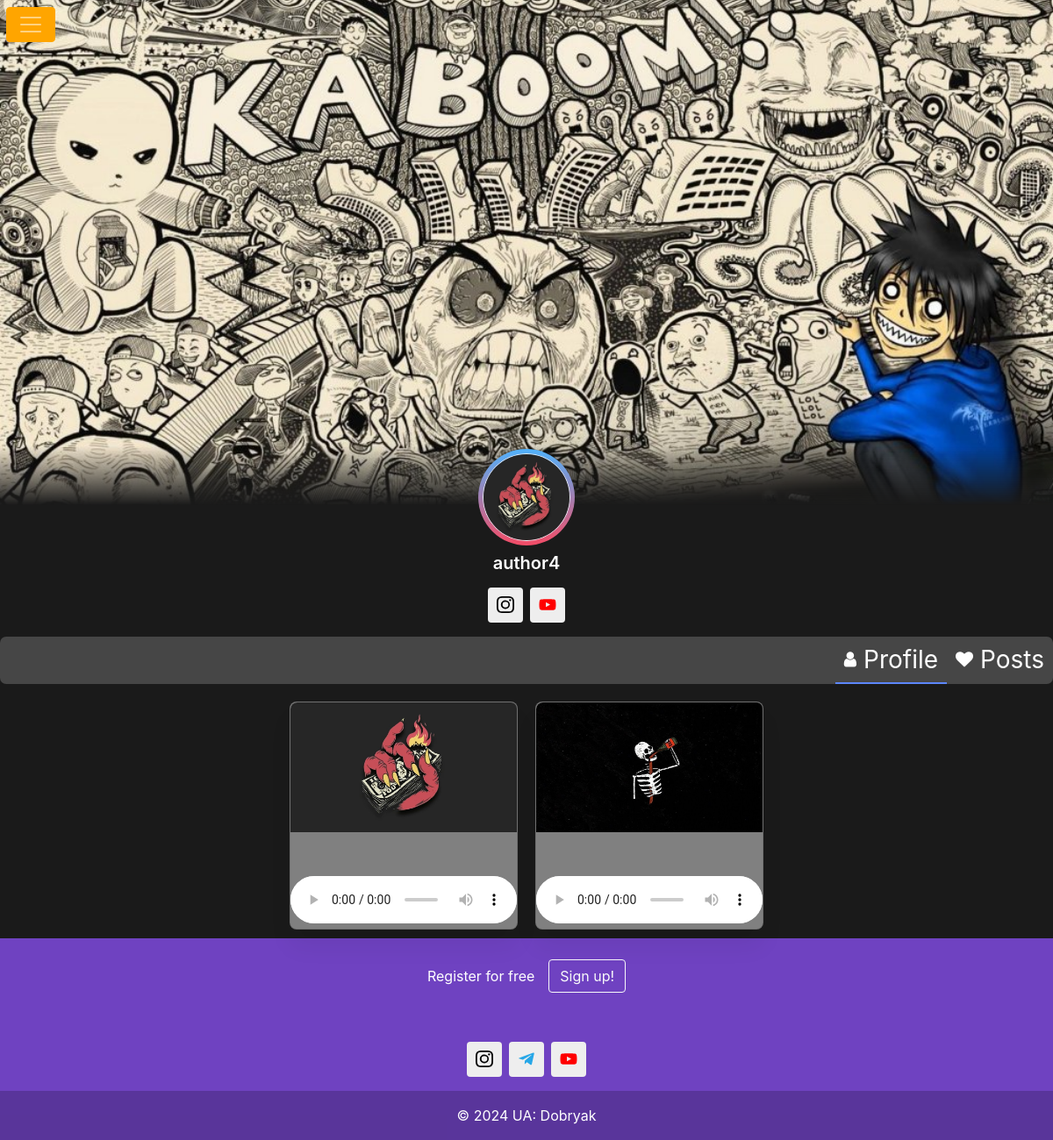
/profile/author4 (signed in), run on the app's committed database.
### tables this page shows
CREATE TABLE user (
        id INTEGER PRIMARY KEY AUTOINCREMENT,
        name text NOT NULL,
        email text NOT NULL,
        login text NOT NULL,
        password text NOT NULL,
        avatar text DEFAULT NULL,
        header text DEFAULT NULL,
        instagram text DEFAULT NULL,
        telegram text DEFAULT NULL,
        facebook text DEFAULT NULL,
        tik_tok text DEFAULT NULL,
        vk DEFAULT NULL,
        youtube DEFAULT NULL
        );

CREATE TABLE users_card (
        login text NOT NULL,
        photo_path TEXT NOT NULL, 
        music_path TEXT NOT NULL, 
        text_beat TEXT NOT NULL,
        genre TEXT NOT NULL,
        bpm INTEGER NOT NULL,
        energy INTEGER NOT NULL,
        joy INTEGER NOT NULL,
        mood INTEGER NOT NULL,
        tags TEXT NOT NULL
    );

### main.py (the view)
@app.route("/profile/<username>")
@login_required
def profile(username):
    posts = dbase.getCardBeat(data=username, colum='login')
    user_data = dbase.getUserByLogin(username)
    print(user_data['login'])
    print(user_data['name'])
    print(user_data['id'])
    post_len = len(posts)
    instagram = user_data['instagram']
    telegram = user_data['telegram']
    facebook = user_data['facebook']
    tik_tok = user_data['tik_tok']
    vk = user_data['vk']
    youtube = user_data['youtube']
    print((instagram, telegram, facebook, tik_tok, vk, youtube))
    profile_url = url_for('profile', username=username)
    print(profile_url)
    return render_template(['profile.html','base.html'],
                           is_admin=current_user.is_admin(),
                           posts=posts,
                           post_len=post_len,
                           name=user_data['name'],
                           avatar=user_data['avatar'],
                           header=user_data['header'],
                           username=username,
                           current_user=current_user,
                           instagram=instagram, telegram=telegram,
                           facebook=facebook, tik_tok=tik_tok,
                           vk=vk, youtube=youtube)

### fdb.py (called while the page is built)
    def getUser(self, user_id):
        try:
            self.__cur.execute(f"""
            SELECT * FROM user WHERE id = {user_id} LIMIT 1""")
            res = self.__cur.fetchone()
            if not res:
                print("Пользователь не найден")
                return False
            return res
        except Exception as ex:
            print(ex)
        return False

    def getUserByLogin(self, login):
        self.__cur.execute(f"SELECT * FROM user WHERE login = '{login}' LIMIT 1")
        res = self.__cur.fetchone()
        if not res:
            print("Пользователь не найден")
            return False
        return res

### main.py (called while the page is built)
@login_manager.user_loader
def load_user(user_id):
    print("load_user")
    return UserLogin().fromDB(user_id, dbase)

def connect():
    conn = sqlite3.connect(app.config['DATAB'])
    conn.row_factory = sqlite3.Row
    return conn

def get_db():
    if not hasattr(g, 'link_db'):
        g.link_db = connect()
    return g.link_db

@app.before_request
def before_request():
    global dbase
    db = get_db()
    dbase = FDatabase(db)

### userlogin.py (called while the page is built)
    def fromDB(self, user_id, db):
        self.__user = db.getUser(user_id)
        return self

    def is_admin(self):
        return True if session.get('admin_logged') else False

    def getLogin(self):
        return self.__user['login'] if self.__user else "Без login"

### templates/profile.html (shortened to what this page needs)
{% extends 'base.html' %}
{% block profile%}
<link href="https://maxcdn.bootstrapcdn.com/font-awesome/4.3.0/css/font-awesome.min.css" rel="stylesheet">
<div class="content-container container">
  <div class="card-main overflow-hidden">
    <div class="card-body p-0">
{% if header %}
    <img src="{{ url_for('header', username=username, filename=header) }}" alt="" class="img-fluid">
{% else %}
    <img src="{{ url_for('static', filename='img/default_header.jpg') }}" alt="" class="img-fluid">
{% endif %}
      <div class="row align-items-center" style="padding: 0 20px;
">
        <div class="col-lg-4 order-lg-1 order-2">
        </div>
        <div class="col-lg-4 mt-n3 order-lg-2 order-1">
          <div class="mt-n5">
           <div class="d-flex align-items-center justify-content-center mb-2">
              <div class="linear-gradient d-flex align-items-center justify-content-center rounded-circle" style="width: 110px; height: 110px;">
                  <div class="border border-4 border-white d-flex align-items-center justify-content-center rounded-circle overflow-hidden" style="width: 100px; height: 100px;">
                    {% if avatar %}
                    <img src="{{ url_for('userava', username=username, filename=avatar) }}" alt="" class="w-100 h-100" style="object-fit: cover;">
                    {% else %}
                    <img src="{{ url_for('static', filename='img/default.jpg') }}" alt="" class="w-100 h-100" style="object-fit: cover;">
                    {% endif %}
                  </div>
              </div>
          </div>
            <div class="text-center">
              <h5 class="fs-5 mb-0 fw-semibold">{{ name }}</h5>
            </div>
          </div>
        </div>
      </div>
    <ul class="social-icons">
    {% if instagram %}
        <li><a class="social-icon-instagram" href="{{ instagram }}" title="Instagram" target="_blank" rel="noopener"></a></li>
    {% endif %}
    {% if vk %}
        <li><a class="social-icon-youtube" href="{{ vk }}" title="VK" target="_blank" rel="noopener"></a></li>
    {% endif %}
</ul>
      <ul class="nav nav-pills user-profile-tab justify-content-end mt-2 bg-light-info rounded-2" id="pills-tab" role="tablist" >
    <li class="nav-item" role="presentation">
<a class="nav-link position-relative rounded-0 {% if request.path == url_for('profile', username=username) %}active{% endif %} d-flex align-items-center justify-content-center bg-transparent fs-3 py-6" id="pills-profile-tab" href="{{ url_for('profile', username=username) }}" role="tab" aria-controls="pills-profile" aria-selected="true">
        <i class="fa fa-user me-2 fs-6" style="color: white;"></i>
        <span class="d-none d-md-block" style="color: white;">Profile</span>
    </a>
</li>
<li class="nav-item" role="presentation">
<a class="nav-link position-relative rounded-0 {% if request.path == url_for('show_post', username=username) %}active{% endif %} d-flex align-items-center justify-content-center bg-transparent fs-3 py-6" id="pills-followers-tab" href="{{ url_for('show_post', username=username) }}" role="tab" aria-controls="pills-followers" aria-selected="false" tabindex="-1">
        <i class="fa fa-heart me-2 fs-6" style="color: white;"></i>
        <span class="d-none d-md-block" style="color: white;">Posts</span>
    </a>
</li>
</ul>
    </div>
  </div>
<div class="container_s container">
  {% for post in posts %}
  <div class="card">
    <img src="{{ url_for('uploaded_photo', filename=post.photo_path) }}" alt="Photo">
    <div class="audio-wrapper">
      <audio class="audio-container" controls>
        <source src="{{ url_for('uploaded_audio', filename=post.music_path) }}" type="audio/mpeg">
      </audio>
    </div>
  </div>
  {% endfor %}
</div>
  </div>
{% endblock %}

### static/css/main.css (style rules this page uses)
audio { max-width: 300px; margin-top: 50px; }
body { display: flex; flex-direction: column; min-height: 100vh; }

### templates/base.html (style rules this page uses)
.nav-link { font-size: 24px; }
.social-icons { display: flex; justify-content: center; list-style: none; margin-top: 1rem; margin-bottom: 1rem; padding-left: 0; }
.social-icons>li { margin-left: 0.25rem; margin-right: 0.25rem; }
.social-icons a { position: relative; background-color: #eee; display: block; -webkit-user-select: none; -moz-user-select: none; -ms-user-select: none; user-select: none; transition: background-color .3s ease-in-out; width: 2.5rem; height: 2.5rem; border-radius: .25rem; }
.social-icons a::before { content: ""; position: absolute; width: 1.2rem; height: 1.2rem; left: .65rem; top: .65rem; background: transparent no-repeat center center; background-size: 100% 100%; }

### templates/profile.html (style rules this page uses)
body { background-color: #1a1a1a; color: #fff; }
.content-container { margin-top: -120px !important; }
.container { max-width: 3000px; margin: 0 auto; padding: 0; justify-content: center; }
.container_s { display: flex; flex-wrap: wrap; }
body { padding-top:20px; }
.img-fluid { max-height: 700px; width: 100%; object-fit: cover; mask-image: linear-gradient(to bottom, rgba(255,255,255,1) 90%, rgba(255,255,255,0)); -webkit-mask-image: linear-gradient(to bottom, rgba(255,255,255,1) 90%, rgba(255,255,255,0)); }
.card-main { margin-bottom: 10px; }
.overflow-hidden { overflow: hidden!important; }
.p-0 { padding: 0!important; }
.mt-n5 { margin-top: -3rem!important; }
.linear-gradient { background-image: linear-gradient(#50b2fc,#f44c66); }
.rounded-circle { border-radius: 50%!important; }
.align-items-center { align-items: center!important; }
.justify-content-center { justify-content: center!important; }
.d-flex { display: flex!important; }
.rounded-2 { border-radius: 7px !important; }
.bg-light-info { --bs-bg-opacity: 1; background-color: rgba(70, 70, 70, 1)!important; }
.card { margin-bottom: 30px; }
.position-relative { position: relative!important; }
.border { border: 1px solid #ebf1f6 !important; }
.fs-6 { font-size: 1.25rem!important; }
.mb-2 { margin-bottom: 0.5rem!important; }
a { text-decoration: none; }
.user-profile-tab .nav-item .nav-link.active { color: #5d87ff; border-bottom: 2px solid #5d87ff; }
.nav-pills .nav-link { color: grey; }
.nav-pills .nav-link.active { color: white; }
.nav-pills .nav-link { background-color: grey; border-radius: 10px; padding: 5px 10px; }
.fw-semibold { font-weight: 600!important; }
.card, .bg-light { box-shadow: 0 20px 27px 0 rgb(0 0 0 / 5%); }
img { image-rendering: auto; }
.social-icons { display: flex; justify-content: center; list-style: none; margin-top: 1rem; margin-bottom: 1rem; padding-left: 0; }
.social-icons li { margin-right: 5px; }
.social-icons>li { margin-left: 0.25rem; margin-right: 0.25rem; }
.social-icons a { position: relative; background-color: #eee; display: block; -webkit-user-select: none; -moz-user-select: none; -ms-user-select: none; user-select: none; transition: background-color .3s ease-in-out; width: 2.5rem; height: 2.5rem; border-radius: .25rem; }
.social-icons a::before { content: ""; position: absolute; width: 1.2rem; height: 1.2rem; left: .65rem; top: .65rem; background: transparent no-repeat center center; background-size: 100% 100%; }
.card { width: 260px; height: 260px; margin: 10px; overflow: hidden; border-radius: 8px; background-color: grey; }
.card img { width: 260px; height: 210px; object-fit: cover; border-radius: 8px 8px 0 0; display: block; }
.audio-container { width: 100%; }
.audio-wrapper { background-color: grey; border-radius: 0 0 8px 8px; }

### data on the page
user: header (picture), avatar (picture), name "author4"
users_card: photo_path (picture)
users_card: photo_path (picture)
